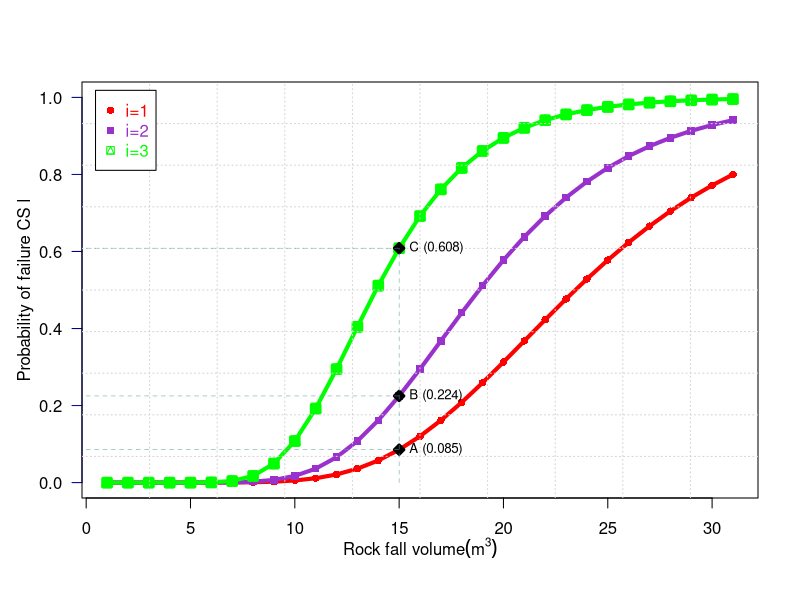

This figure's R source:
#Coded by Nam Lethanh
# Evolution
data=read.csv("data/fragility.csv", header=T)
attach(data)
#object 1
scalefactor=1
trucy=1
colors=c("red", "darkorchid","green", "violet", "darkorange3","brown3")

plot(data$CS1/scalefactor,pch=16,axes=FALSE,ylim=c(0,trucy),ylab="", xlab="",col="red",type="o",lwd=4)
axis(2, ylim=c(0,trucy),col="darkblue",las=1)
mtext(expression(paste("Probability of failure CS l")),side=2,line=2.2, adj = 0.5 )
axis(1,pretty(range(data$rockfall),10))
mtext(expression(paste("Rock fall volume" (m^3))),side=1,col="black",line=2.2)  
box()

par(new=TRUE)
plot(data$CS2/scalefactor,pch=15,axes=FALSE,ylim=c(0,trucy),ylab="", xlab="",col="darkorchid",type="o",lwd=4)
par(new=TRUE)
plot(data$CS3/scalefactor,pch=14,axes=FALSE,ylim=c(0,trucy),ylab="", xlab="",col="green",type="o",lwd=4)
grid(10, 10, col = "lightgray", lty = "dotted",
     lwd = par("lwd"), equilogs = TRUE)

legend("topleft",inset=.02,legend=c("i=1","i=2","i=3"),text.col=colors,pch=c(16,15,14),col=colors,horiz=F,bty != "n",bg="white")


text(15, 18.5,expression(paste("I3-GCS1 (14.73x",10^6, "mu-year 15)")),pos=1,cex = 0.8, srt = 0)
text(15, data$CS1[15],"A (0.085)",pos=4,cex = 0.8, srt = 0)
text(15, data$CS2[15],"B (0.224)",pos=4,cex = 0.8, srt = 0)
text(15, data$CS3[15],"C (0.608)",pos=4,cex = 0.8, srt = 0)
points(15,data$CS1[15],pch=23,bg="black",lwd=3)
points(15,data$CS2[15],pch=23,bg="black",lwd=3)
points(15,data$CS3[15],pch=23,bg="black",lwd=3)
segments(15, 0, 15, data$CS3[15], col= 'cadetblue',lty=2,lwd=0.5)
segments(0, data$CS1[15], 15,data$CS1[15], col= 'cadetblue',lty=2,lwd=0.5)
segments(0, data$CS2[15], 15, data$CS2[15], col= 'cadetblue',lty=2,lwd=0.5)
segments(0, data$CS3[15], 15, data$CS3[15], col= 'cadetblue',lty=2,lwd=0.5)
